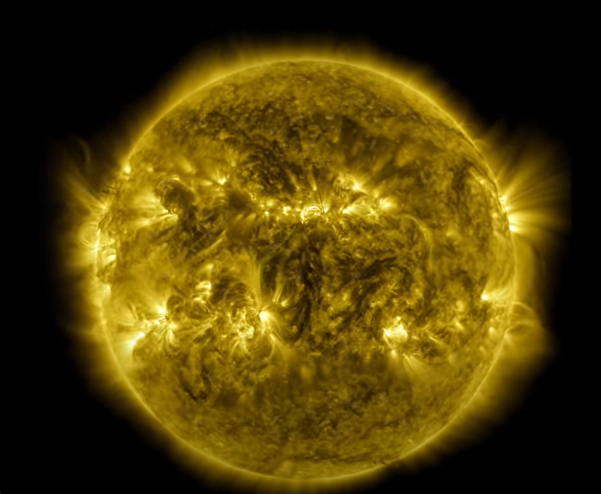
#> input picture dev-python-scripts/dev-python-scripts/Assets/sun_seq2/sun_rot1.PNG, 1201 x 988 px, found by its file name (shown at 1/2 size)
$ python commanded_brightness.py
#> lines starting #> are read from the running program, lines starting #| are printed output that depends on the picture
"""Example on how to use the graph to command image brightness
to illustrate the sun luminosity and activity short term variability"""
import random as rnd
import numpy as np
import matplotlib.pyplot as plt
import matplotlib.cm as cm
import matplotlib.animation as animation
from PIL import Image, ImageEnhance,ImageOps
# [6 lines of commented-out code are left out]
im1 = Image.open("Assets\\sun_seq2\\sun_rot1.PNG")
#> im1 is the input picture: PIL image 1201x988 RGBA; mean R, G, B, A 78.7, 61.6, 6, 255
im2 = Image.open("Assets\\sun_seq2\\sun_rot2.PNG")
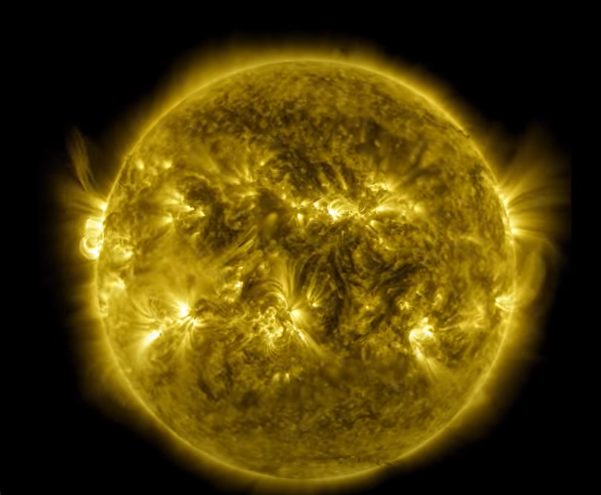
#> input picture dev-python-scripts/dev-python-scripts/Assets/sun_seq2/sun_rot2.PNG, 1202 x 990 px, found by its file name (shown at 1/2 size)
#> im2 is the input picture: PIL image 1202x990 RGBA; mean R, G, B, A 79.4, 62.3, 6.6, 255
im3 = Image.open("Assets\\sun_seq2\\sun_rot3.PNG")
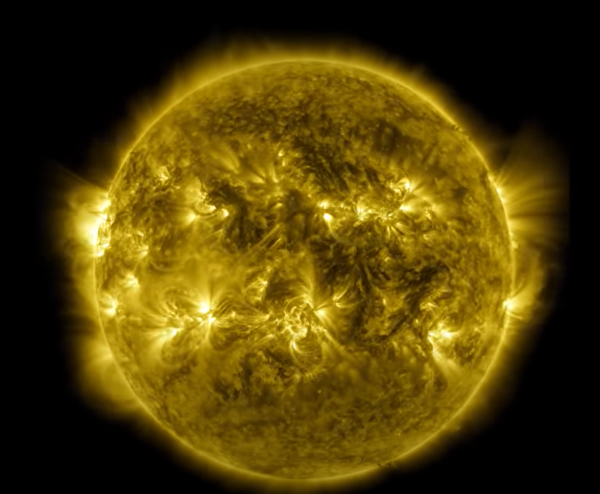
#> input picture dev-python-scripts/dev-python-scripts/Assets/sun_seq2/sun_rot3.PNG, 1200 x 987 px, found by its file name (shown at 1/2 size)
#> im3 is the input picture: PIL image 1200x987 RGBA; mean R, G, B, A 79.8, 62.5, 6.5, 255
im4 = Image.open("Assets\\sun_seq2\\sun_rot4.PNG")
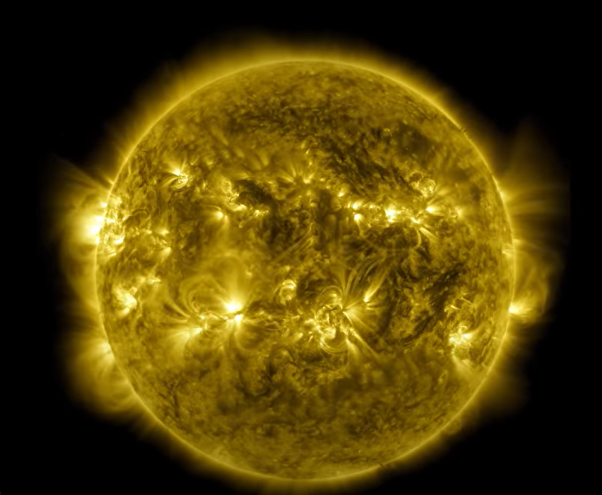
#> input picture dev-python-scripts/dev-python-scripts/Assets/sun_seq2/sun_rot4.PNG, 1203 x 989 px, found by its file name (shown at 1/2 size)
#> im4 is the input picture: PIL image 1203x989 RGBA; mean R, G, B, A 79.6, 62.4, 6.2, 255
im5 = Image.open("Assets\\sun_seq2\\sun_rot5.PNG")
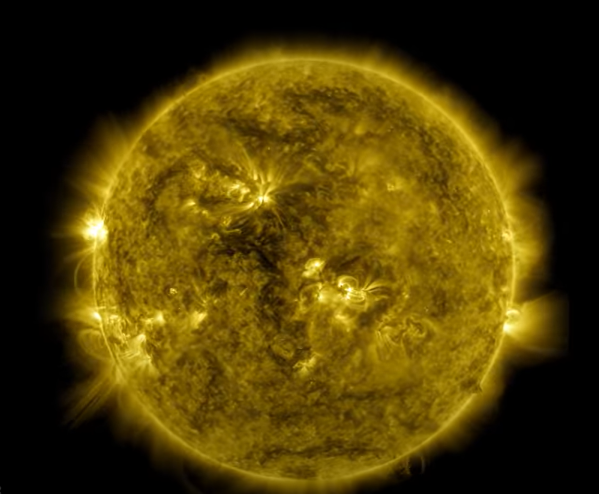
#> input picture dev-python-scripts/dev-python-scripts/Assets/sun_seq2/sun_rot5.PNG, 1198 x 987 px, found by its file name (shown at 1/2 size)
#> im5 is the input picture: PIL image 1198x987 RGBA; mean R, G, B, A 77.6, 60.1, 4.5, 255
# im6 = Image.open("Assets\\sun_seq2\\sun_rot6.PNG")
im7 = Image.open("Assets\\sun_seq2\\sun_rot7.PNG")
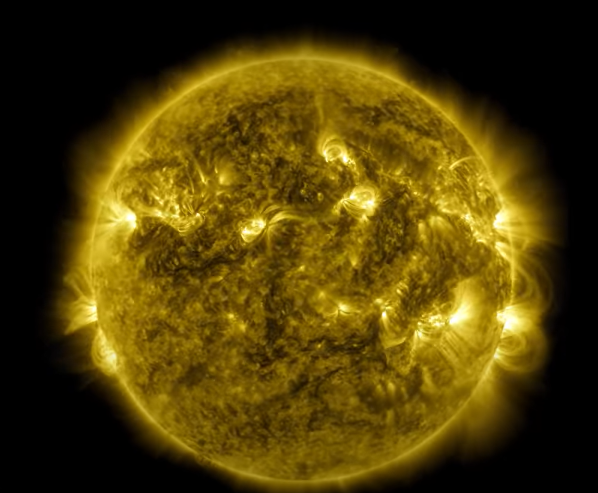
#> input picture dev-python-scripts/dev-python-scripts/Assets/sun_seq2/sun_rot7.PNG, 1195 x 986 px, found by its file name (shown at 1/2 size)
#> im7 is the input picture: PIL image 1195x986 RGBA; mean R, G, B, A 79.6, 62.2, 6.5, 255
#> (the run stopped early here; a loop or call above may not have finished)
